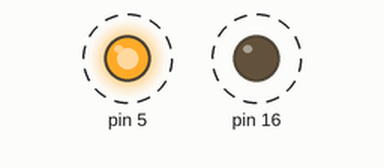
The sketch below on a simulated Arduino Uno, built with avr-gcc and run on an emulated ATmega328P. On the bench: output pins drawn as LEDs (lit = HIGH). Dashed ring = blinking.

Above: at 0.4 s.
Timing chart, 0 to 3.2 s (numbered marks = the images above):
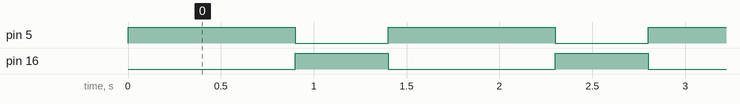

Measured:
- by itself, pin 5: alternates HIGH for 0.90 s and LOW for 0.50 s
- by itself, pin 16: alternates HIGH for 0.50 s and LOW for 0.90 s

The sketch:

Buzzer.ino
```cpp
void setup() {
  pinMode(5,OUTPUT);
  pinMode(16,OUTPUT);

}

void loop() {
  digitalWrite(5,HIGH);
  digitalWrite(16,LOW);
  delay(900);
  digitalWrite(5,LOW);
  digitalWrite(16,HIGH);
  delay(500);
}
```
